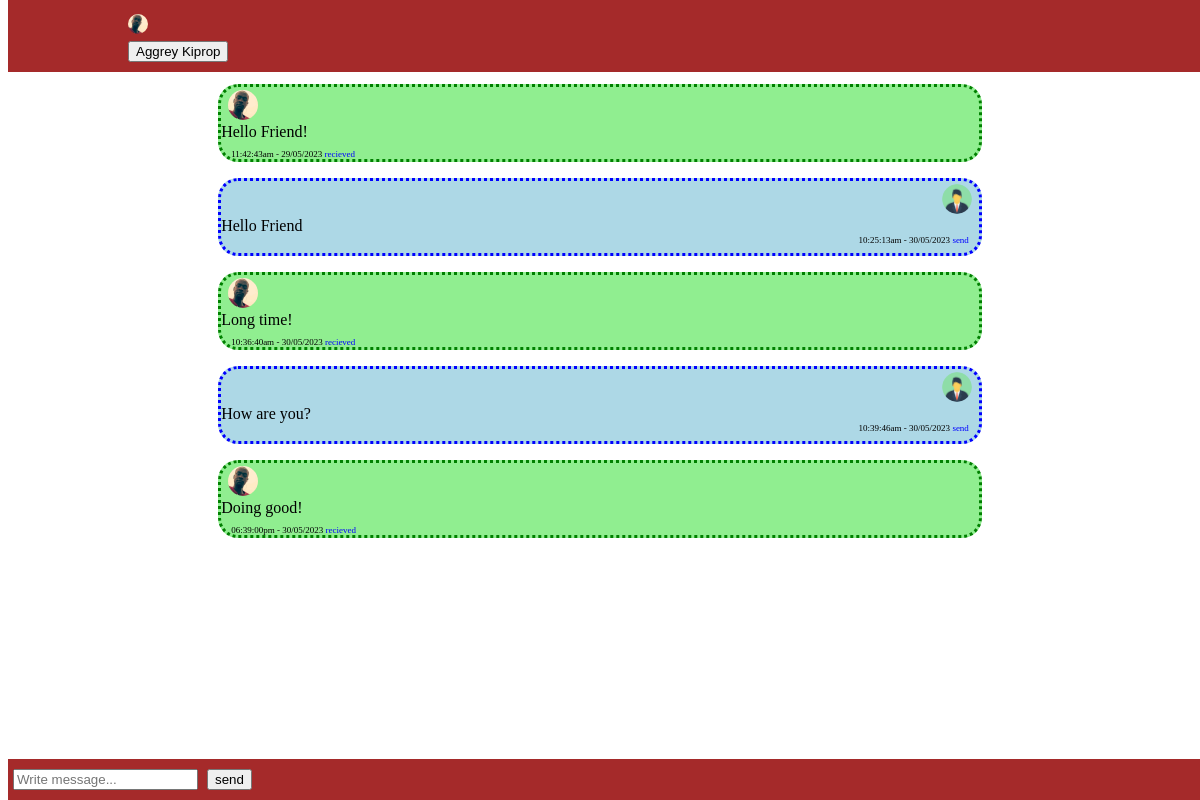
The app's page /chatme/read.php?user=3 (signed in) with its own data.
### tables this page shows
CREATE TABLE `user` (
  `id` int(11) NOT NULL,
  `full_name` varchar(100) NOT NULL,
  `profile_photo` varchar(100) NOT NULL,
  `username` varchar(50) NOT NULL,
  `password` varchar(100) NOT NULL,
  `verified` int(3) NOT NULL
);

CREATE TABLE `messages` (
  `id` int(30) NOT NULL,
  `readerid` int(50) NOT NULL,
  `senderid` int(50) NOT NULL,
  `message` varchar(10000) NOT NULL,
  `date` varchar(50) NOT NULL,
  `time` varchar(50) NOT NULL
);

### chatme/read.php (the view, shortened to what this page needs)
<?php
include('./../database/database.php');
$user = $_GET['user'];
$sender = $_SESSION['userid'];
$select_user_details = "SELECT * FROM user WHERE id = '$user'";
$select_user_result = mysqli_query($connect, $select_user_details);
$select_user_rows = mysqli_fetch_assoc($select_user_result);
$reciever_name = $select_user_rows['full_name'];
$reciever_profile = $select_user_rows['profile_photo'];
?>
<!DOCTYPE html>
<html lang="en">
<head>
</head>
<body>
    <div class="fixed-header">
        <div class="container">
            <nav>
                    <span>
                        <img src="./profile/<?php echo $reciever_profile;?>" class="receiver-profile">
                        <form method="GET" action="./profile/profile.php">
                            <span class="name-display">
                                <input type="submit" class="btn_name" value="<?php echo $reciever_name;?>">
                            </span>
                        </form>
                    </span>
            </nav>
        </div>
    </div>
    <div class="container messages">
    	<?php
		$select_message_query = "SELECT * FROM messages WHERE readerid = '$user' AND senderid = '$sender' OR readerid = '$sender' AND senderid = '$user'";
		$select_message_result = mysqli_query($connect, $select_message_query);
		if (mysqli_num_rows($select_message_result) > 0) {
			while ($rows_selected = mysqli_fetch_assoc($select_message_result)) {
				$sender_id = $rows_selected['senderid'];
				?>
				<div>
					<p>
						<?php
						    if ($sender == $rows_selected['senderid']) {
						    	$select_dp_sender = "SELECT * FROM user WHERE id = '$sender_id'";
						    	$select_dp_sender_result = mysqli_query($connect, $select_dp_sender);
						    	$select_dp_sender_rows = mysqli_fetch_assoc($select_dp_sender_result);
						    	$sender_dp = $select_dp_sender_rows['profile_photo'];
						    	echo '<div class="input-group mb-3 sender-div"><span class="sender-span-1"> <img src="./profile/' .$sender_dp. ' " class="dp_display_sender"><br><br> ' .$rows_selected['message']. ' <br><br><span class="sender-span-2">' .$rows_selected['time']. ' - ' .$rows_selected['date']. ' <span class="sender-span-3">send</span> </span> </span></div>';
						    } else {
						    	$select_dp_receiver = "SELECT * FROM user WHERE id = '$sender_id'";
						    	$select_dp_receiver_result = mysqli_query($connect, $select_dp_receiver);
						    	$select_dp_receiver_rows = mysqli_fetch_assoc($select_dp_receiver_result);
						    	$receiver_dp = $select_dp_receiver_rows['profile_photo'];
						    	echo '<div class="input-group mb-3 bg-success receiver-div"><span class="receiver-span-1"><img src="./profile/' .$receiver_dp. ' " class="dp_display_receiver"> <br><br>' .$rows_selected['message']. ' <br><br><span class="receiver-span-2">' .$rows_selected['time']. ' - ' .$rows_selected['date']. ' <span class="receiver-span-3"> recieved</span></span></span></div>';
						    }
						?>
					</p>
				</div>
				<?php
			}
		} else {
			echo '<div style="background-color: black; color: white; text-align: center; margin-top: 17px;">
			            <span>Start a New Chat</span>
			      </div>';
		}
		?>
    </div>
    <div class="fixed-footer">
        <form autocomplete="off" method="POST" action="send-message.php" id="sendingForm">
		    <div class="btn-group">
			        <input type="text"  style="margin-left: 5px;" name="message" class="input_message" placeholder="Write message..." autocomplete="false" required>
		        <input type="submit" style="margin-left: 5px;" name="send" value="send" class="btn btn-info" id="btn">
		    </div>
	    </form>
    </div>
</body>
</html>

### chatme/read.php (style rules this page uses)
body { padding-top: 60px; padding-bottom: 40px; }
.container { width: 80%; margin: 0 auto; }
.fixed-header, .fixed-footer { z-index: 1000; width: 100%; position: fixed; background: brown; padding: 10px 0; color: #fff; }
.fixed-header { top: 0; }
.fixed-footer { bottom: 0; }
.container p { line-height: 200px; }
.sender-div { position: relative; width: 80%; background-color: lightblue; margin: 0 auto; margin-top: 5px; margin-bottom: 5px; min-height: 60px; border-style: dotted; border-color: blue; border-radius: 20px; }
.sender-span-1 { margin-left: 7px; width: 60%; }
.sender-span-2 { position: absolute; color: black; font-size: 9px; bottom: 8px; right: 10px; }
.sender-span-3 { color: blue; font-size: 9px; margin-top: 7px; }
.receiver-div { position: relative; width: 80%; background-color: lightgreen; margin: 0 auto; margin-top: 5px; margin-bottom: 5px; min-height: 60px; border-style: dotted; border-color: green; border-radius: 20px; }
.receiver-span-1 { margin-left: 17px; width: 60%; }
.receiver-span-2 { position: absolute; color: black; font-size: 9px; left: 10px; bottom: 8px; bottom: 0; }
.receiver-span-3 { color: blue; font-size: 9px; margin-top: 7px; }
.dp_display_sender { width: 30px; height: 30px; float: right; margin-right: 7px; margin-top: 3px; border-radius: 100%; }
.dp_display_receiver { width: 30px; height: 30px; float: left; margin-left: 7px; margin-top: 3px; border-radius: 100%; }
.receiver-profile { width: 20px; height: 20px; border-radius: 100%; margin-top: 4px; }
.name-display { font-size: 20px; margin-top: 2px; }

### records on screen
user: profile_photo (picture), full_name "Aggrey Kiprop"
messages: user.profile_photo (picture), message "Hello Friend!", time "11:42:43am", date "29/05/2023"
messages: user.profile_photo (picture), message "Hello Friend", time "10:25:13am", date "30/05/2023"
messages: user.profile_photo (picture), message "Long time!", time "10:36:40am", date "30/05/2023"
messages: user.profile_photo (picture), message "How are you?", time "10:39:46am", date "30/05/2023"
messages: user.profile_photo (picture), message "Doing good!", time "06:39:00pm", date "30/05/2023"
